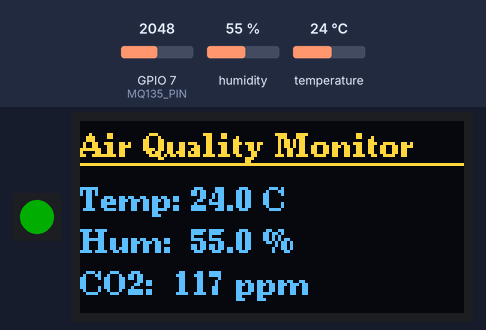
Simulated run of this program. Board: ESP32-S3. Shown: 1 RGB LEDs in strip order, left to right, 128×64 one-colour display. The test bench sets the inputs (shaded band); at power-on: GPIO 7 (MQ135_PIN) = 2048, humidity 55 %, temperature 24 °C. Dim RGB values are drawn brighter than linear; the OLED is the two-colour kind (top 16 rows yellow); WiFi joins after 1.5 s; servers stay silent unless stated; uploads are accepted with an empty reply; EEPROM starts erased; not simulated (calls return 0 or success): secrets.h; what the program prints to the serial monitor is not drawn.

Above: at 8.2 s.
8.3 s: GPIO 7 (MQ135_PIN) set to 4095
At 13.0 s:
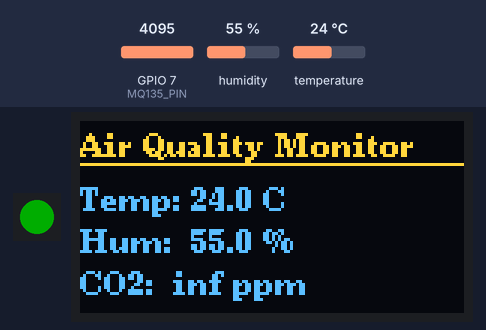
14.1 s: humidity set to 22 %
At 18.0 s:
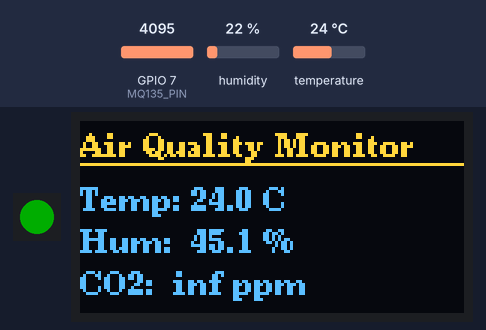
19.1 s: temperature set to 12 °C
At 23.1 s:
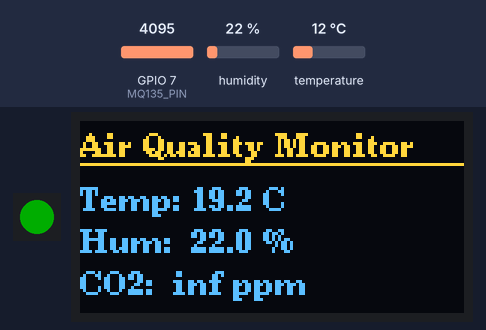
24.1 s: humidity set to 40 %
At 28.3 s:
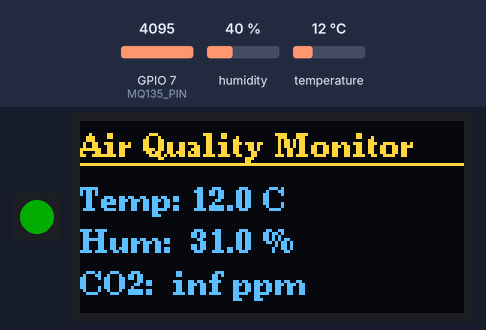
29.1 s: temperature set to 19 °C
At 33.4 s:
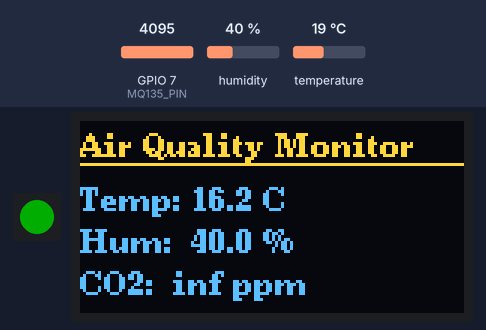
Timing chart, 0 to 34.9 s (numbered marks = the images above; inputs shaded):
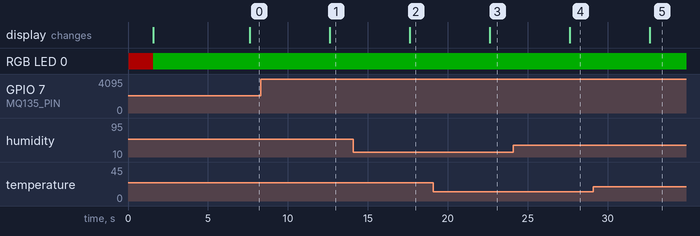

Measured:
- after the input at 8.3 s, the display: changes after 4.3 s (image 1)
- after the input at 14.1 s, the display: changes after 3.5 s (image 2)
- after the input at 19.1 s, the display: changes after 3.5 s (image 3)
- after the input at 24.1 s, the display: changes after 3.5 s (image 4)
- after the input at 29.1 s, the display: changes after 3.5 s (image 5)

The program:

main.cpp
```cpp
#include <WiFi.h>
#include <HTTPClient.h>
#include <EEPROM.h>
#include <DHT.h>
#include <Adafruit_NeoPixel.h>
#include <Wire.h>
#include <U8g2lib.h>

// ── WiFi credentials (see secrets.h — do not commit) ────────────────────────
#include "secrets.h"

// ── Sensor and led pins ─────────────────────────────────────────────────────────────
#define LED_PIN 48
#define DHT_PIN  4    // GPIO4
#define MQ135_PIN 7   // ADC pin

// ── MQ135 constants ──────────────────────────────────────────────────────────
#define RL 10.0f        // Load resistance (kΩ)
#define VC  3.3f        // Supply voltage
#define R0_DEFAULT 10.0f  // Fallback R0 if EEPROM is blank — replace with your calibrated value

// ── Timing ───────────────────────────────────────────────────────────────────
#define SAMPLE_INTERVAL_MS 250
#define SEND_INTERVAL_MS   5000

DHT dht(DHT_PIN, DHT11);
Adafruit_NeoPixel led(1, LED_PIN, NEO_GRB + NEO_KHZ800);

// 1.3" OLED — SH1106 128×64 over hardware I2C
// If your display uses SSD1306 instead, swap this line with:
//   U8G2_SSD1306_128X64_NONAME_F_HW_I2C display(U8G2_R0, U8X8_PIN_NONE);
U8G2_SH1106_128X64_NONAME_F_HW_I2C display(U8G2_R0, U8X8_PIN_NONE);

float R0 = 0;

float tempSum = 0, humSum = 0, co2Sum = 0;
int   sampleCount = 0;

unsigned long lastSampleTime = 0;
unsigned long lastSendTime   = 0;

// ── Helpers ──────────────────────────────────────────────────────────────────
void setLED(bool wifiOk) {
  led.setPixelColor(0, wifiOk ? led.Color(0, 255, 0)   // green = connected
                               : led.Color(255, 0, 0)); // red   = disconnected
  led.show();
}

void updateDisplay(float temp, float hum, float co2) {
  char buf[32];
  display.clearBuffer();
  display.setFont(u8g2_font_ncenB08_tr);

  display.drawStr(0, 12, "Air Quality Monitor");
  display.drawHLine(0, 14, 128);

  snprintf(buf, sizeof(buf), "Temp: %.1f C", temp);
  display.drawStr(0, 30, buf);

  snprintf(buf, sizeof(buf), "Hum:  %.1f %%", hum);
  display.drawStr(0, 44, buf);

  snprintf(buf, sizeof(buf), "CO2:  %.0f ppm", co2);
  display.drawStr(0, 58, buf);

  display.sendBuffer();
}

void connectWiFi() {
  WiFi.begin(WIFI_SSID, WIFI_PASSWORD);
  Serial.print("Connecting to WiFi");
  while (WiFi.status() != WL_CONNECTED) {
    delay(500);
    Serial.print(".");
  }
  Serial.println();
  Serial.print("Connected. Gateway: ");
  Serial.println(WiFi.gatewayIP().toString());
}

void sendData(float avgTemp, float avgHum, float avgCO2) {
  if (WiFi.status() != WL_CONNECTED) {
    Serial.println("WiFi disconnected, skipping send.");
    return;
  }

  String url = "http://" + WiFi.gatewayIP().toString() + ":5000/sensor";
  String payload = "{\"temperature\":" + String(avgTemp, 2)
                 + ",\"humidity\":"    + String(avgHum,  2)
                 + ",\"co2_ppm\":"     + String(avgCO2,  2) + "}";

  const int MAX_ATTEMPTS = 3;
  for (int attempt = 1; attempt <= MAX_ATTEMPTS; attempt++) {
    HTTPClient http;
    http.begin(url);
    http.addHeader("Content-Type", "application/json");
    http.setTimeout(8000);

    int code = http.POST(payload);
    if (code > 0) {
      Serial.printf("POST -> HTTP %d (attempt %d)\n", code, attempt);
      http.end();
      return;
    }
    Serial.printf("POST attempt %d/%d failed: %s\n", attempt, MAX_ATTEMPTS,
                  HTTPClient::errorToString(code).c_str());
    http.end();
    if (attempt < MAX_ATTEMPTS) delay(1000);
  }
  Serial.println("All POST attempts failed, dropping reading.");
}

// ── Setup ─────────────────────────────────────────────────────────────────────
void setup() {
  Serial.begin(115200);
  EEPROM.begin(512);
  dht.begin();

  // LED — red until WiFi connects
  led.begin();
  led.setBrightness(50);
  setLED(false);

  // OLED
  display.begin();
  display.clearBuffer();
  display.setFont(u8g2_font_ncenB08_tr);
  display.drawStr(0, 30, "Connecting WiFi...");
  display.sendBuffer();

  EEPROM.get(0, R0);
  if (isnan(R0) || R0 <= 0) {
    Serial.println("WARNING: No valid R0 in EEPROM. Using R0_DEFAULT — run calibration and re-flash for accurate CO2 readings.");
    R0 = R0_DEFAULT;
  }
  Serial.printf("Using R0: %.4f\n", R0);

  connectWiFi();
  setLED(true);  // green — connected

  display.clearBuffer();
  display.setFont(u8g2_font_ncenB08_tr);
  display.drawStr(0, 30, "WiFi Connected!");
  display.sendBuffer();
  delay(1000);

  lastSampleTime = millis();
  lastSendTime   = millis();
}

// ── Loop ──────────────────────────────────────────────────────────────────────
void loop() {
  if (WiFi.status() != WL_CONNECTED) {
    Serial.println("WiFi lost. Reconnecting...");
    setLED(false);
    WiFi.disconnect();
    connectWiFi();
    setLED(true);
  }

  unsigned long now = millis();

  // Sample every 250 ms
  if (now - lastSampleTime >= SAMPLE_INTERVAL_MS) {
    lastSampleTime = now;

    float temp = dht.readTemperature();
    float hum  = dht.readHumidity();

    float Vout = analogRead(MQ135_PIN) * (VC / 4095.0f);
    float co2  = 0;
    if (Vout > 0) {
      float Rs = ((VC / Vout) - 1.0f) * RL;
      co2 = 116.6020682f * powf(Rs / R0, -2.769034857f);
    }

    if (!isnan(temp) && !isnan(hum)) {
      tempSum += temp;
      humSum  += hum;
      co2Sum  += co2;
      sampleCount++;
    }
  }

  // Send average every 5 s
  if (now - lastSendTime >= SEND_INTERVAL_MS && sampleCount > 0) {
    lastSendTime = now;

    float avgTemp = tempSum / sampleCount;
    float avgHum  = humSum  / sampleCount;
    float avgCO2  = co2Sum  / sampleCount;

    Serial.printf("Avg (%d samples) — Temp: %.2f°C | Hum: %.2f%% | CO2: %.2f ppm\n",
                  sampleCount, avgTemp, avgHum, avgCO2);

    updateDisplay(avgTemp, avgHum, avgCO2);
    sendData(avgTemp, avgHum, avgCO2);

    tempSum = humSum = co2Sum = 0;
    sampleCount = 0;
  }
}
```

MQ135_main.cpp
```cpp
// Standalone MQ135 test sketch — kept for reference.
// Active code moved to main.cpp.

// #include <EEPROM.h>
//
// const int MQ135_PIN = 7;
// const float RL = 10.0;
// const float Vc = 3.3;
// float R0;
//
// void setup() {
//   Serial.begin(115200);
//   EEPROM.begin(512);
//   EEPROM.get(0, R0);
//   if(isnan(R0) || R0 <= 0) {
//     Serial.println("ERROR: No valid R0 found! Run calibration first.");
//     while(1);
//   }
//   Serial.print("Loaded R0: "); Serial.println(R0);
// }
//
// void loop() {
//   float Vout = analogRead(MQ135_PIN) * (Vc / 4095.0);
//   float Rs = ((Vc / Vout) - 1) * RL;
//   float ratio = Rs / R0;
//   float ppm = 116.6020682 * pow(ratio, -2.769034857);
//   Serial.print("CO2: "); Serial.print(ppm); Serial.println(" ppm");
//   delay(1000);
// }
```

callib.cpp
```cpp
// #include <EEPROM.h>

// const int MQ135_PIN = 7;  // ADC pin
// const float RL = 10.0;      // Load resistance in kΩ (check your module!)
// const float Vc = 3.3;       // ESP32 voltage

// void setup() {
//   Serial.begin(115200);
//   EEPROM.begin(512);

//   delay(2500);
//   Serial.println("MQ135 Calibration");
//   Serial.println("Place sensor in CLEAN AIR for 24-48 hours first!");
//   Serial.println("Press any key.");

//   while(!Serial.available());

//   Take multiple readings
//   float sum = 0;
//   int samples = 150;


//   for(int i = 0; i < samples; i++) {
//     float Vout = analogRead(MQ135_PIN) * (Vc / 4095.0);  // 12-bit ADC
//     float Rs = ((Vc / Vout) - 1) * RL;
//     sum += Rs;
//     delay(100);
//   }

//   float avgRs = sum / samples;
//   float R0 = avgRs / 3.6;  // For 400ppm CO2

//   Serial.print("Average Rs: "); Serial.println(avgRs);
//   Serial.print("Calculated R0: "); Serial.println(R0);

//   Save to EEPROM
//   EEPROM.put(0, R0);
//   EEPROM.commit();

//   Serial.println("R0 saved to EEPROM!");
//   Serial.println("Calibration complete. Upload your main code now.");
// }

// void loop() {
// }
```
